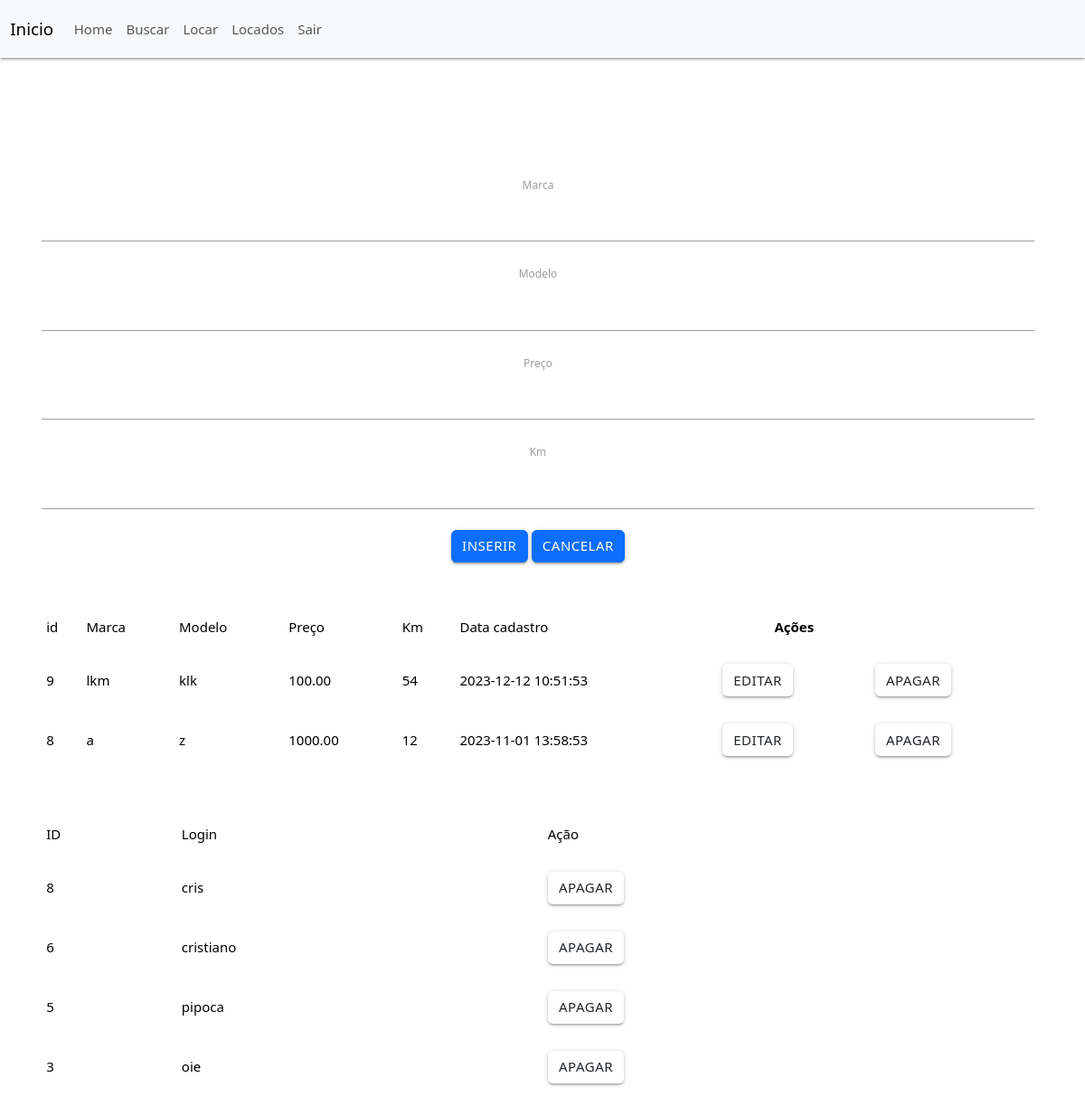
The app's page / (signed in) with its own data.
### tables this page shows
CREATE TABLE IF NOT EXISTS `carro` (
  `id` int(11) NOT NULL AUTO_INCREMENT,
  `marca` varchar(255) NOT NULL,
  `modelo` varchar(255) NOT NULL,
  `preco` decimal(10,2) NOT NULL,
  `dt_cadastro` timestamp NOT NULL DEFAULT CURRENT_TIMESTAMP ON UPDATE CURRENT_TIMESTAMP,
  `Km` int(11) DEFAULT NULL,
  `nomealugado` varchar(50) DEFAULT NULL,
  PRIMARY KEY (`id`)
);

CREATE TABLE IF NOT EXISTS `usuarios` (
  `ID` int(10) unsigned zerofill NOT NULL AUTO_INCREMENT,
  `login` varchar(30) DEFAULT NULL,
  `senha` varchar(40) DEFAULT NULL,
  PRIMARY KEY (`ID`)
);

### index.php (the view, shortened to what this page needs)
<!DOCTYPE html>
<html>
<head>
 <link rel="stylesheet" href="https://cdnjs.cloudflare.com/ajax/libs/materialize/1.0.0/css/materialize.min.css">
 <link href="https://cdn.jsdelivr.net/npm/bootstrap@5.3.2/dist/css/bootstrap.min.css" rel="stylesheet">
</head>
<body>
<nav class="navbar navbar-expand-lg bg-body-tertiary">
    <div class="container-fluid">
      <a href="index.php" class="navbar-brand">Inicio</a>
      <ul id="nav-mobile" class="navbar-nav me-auto mb-2 mb-lg-0">
        <li class="nav-item"><a class="nav-link" href="index.php">Home</a></li>
        <li class="nav-item"><a class="nav-link" href="buscar.php">Buscar</a></li>
        <li class="nav-item"><a class="nav-link" href="locar.php">Locar</a></li>
         <li class="nav-item"><a class="nav-link" href="locados.php">Locados</a></li>
        <li class="nav-item"><a class="nav-link" href="logout.php">Sair</a></li>
      </ul>
    </div>
  </nav>
<br>
<br>
<br>
<br>
<br>
<div class="bc">
<section class="container">
        <form action="carrosalvar.php" method="post" class="ms-auto me-auto mt-3">
            <div class="mb-3">
            <label class="form-label">Marca</label>
            <input id="txtmarca" class="validate"  type="text" name="txtmarca" class="form-control" required>
            </div>
            <div class="mb-3">
            <label class="form-label">Modelo</label>
            <input id="txtmodelo" type="text" name="txtmodelo" class="validate" class="form-control" required>
            </div>
            <div class="mb-3">
            <label class="form-label">Preço</label>
            <input id="txtpreco" class="validate"  type="number" step="1000.00" class="form-control" name="txtpreco"  required>
            </div>
            <div class="mb-3">
            <label class="form-label">Km</label>
            <input id="Km" class="validate"  type="number" step="1" class="form-control" name="Km" max="1000000" required>
            </div>
                <button class="btn btn-primary" type="submit" name="action">Inserir</button>
                <button class="btn btn-primary" type="reset" name="action">Cancelar</button>
        </form>
 <table>
        <thead>
  <tr>
      <td>id</td>
      <td>Marca</td>
      <td>Modelo</td>
      <td>Preço</td>
      <td>Km</td>
      <td>Data cadastro</td>
      <th>Ações</th>
  </tr>
  <br>
  <br>
  </thead>
        <tbody>
        <?php
            include "conexao.php";
            try {
                $stmt = $conexao->prepare("SELECT * FROM carro ORDER BY id DESC;");
                if($stmt->execute()){
                    while($rs = $stmt->fetch(PDO::FETCH_OBJ)){
                        echo"<tr>
                            <td>{$rs->id}</td>
                            <td>{$rs->marca}</td>
                            <td>{$rs->modelo}</td>
                            <td>{$rs->preco}</td>
                            <td>{$rs->Km}</td>
                            <td>{$rs->dt_cadastro}</td>
                             <td><a class='btn waves-effect waves-light' href='carroalterar.php?cod={$rs->id}'>Editar</a></td>
                             <td><a class='btn waves-effect waves-light' href='carroexcluir.php?cod={$rs->id}'>Apagar</a> </td>
                            </tr>";
                    }
                }
            } catch (PDOException $erro) {
                echo "Erro na conexão:" . $erro->getMessage();
            }
        ?>
        </tbody>
      </table>
  <table>
        <thead>
  <tr>
      <td>ID</td>
      <td>Login</td>
      <td>Ação</td>
  </tr>
  <br>
  <br>
  </thead>
        <tbody>
        <?php
            try {
                $stmt = $conexao->prepare("SELECT * FROM usuarios ORDER BY id DESC;");
                if($stmt->execute()){
                    while($rs = $stmt->fetch(PDO::FETCH_OBJ)){
                        echo"<tr>
                            <td>{$rs->ID}</td>
                            <td>{$rs->login}</td>
                            <td><a class='btn waves-effect waves-light' href='usuarioexcluir.php?cod={$rs->ID}'>Apagar</a> </td>
                            </tr>";
                    }
                }
            } catch (PDOException $erro) {
                echo "Erro na conexão:" . $erro->getMessage();
            }
        ?>
        </tbody>
      </table>
</body>
</html>

### index.php (style rules this page uses)
* { color:white; text-align: center; color: black; }
.bc { margin-left: 35px; margin-right: 45px; }

### records on screen
carro: id "9", marca "lkm", modelo "klk", preco "100.00", Km "54", dt_cadastro "2023-12-12 10:51:53"
carro: id "8", marca "a", modelo "z", preco "1000.00", Km "12", dt_cadastro "2023-11-01 13:58:53"
usuarios: ID "8", login "cris"
usuarios: ID "6", login "cristiano"
usuarios: ID "5", login "pipoca"
usuarios: ID "3", login "oie"
